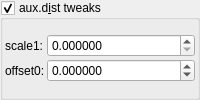
    <widget class="MyGroupBox" name="groupCheck_analyticDE_enabled_false">
     <property name="title">
      <string>aux.d&amp;ist tweaks</string>
     </property>
     <property name="checkable">
      <bool>true</bool>
     </property>
     <layout class="QVBoxLayout" name="verticalLayout_12" stretch="0">
      <property name="spacing">
       <number>2</number>
      </property>
      <property name="leftMargin">
       <number>2</number>
      </property>
      <property name="topMargin">
       <number>2</number>
      </property>
      <property name="rightMargin">
       <number>2</number>
      </property>
      <property name="bottomMargin">
       <number>2</number>
      </property>
      <item>
       <layout class="QGridLayout" name="gridLayout_28" columnstretch="0,0,1">
        <property name="spacing">
         <number>2</number>
        </property>
        <item row="1" column="1">
         <widget class="QLabel" name="label_181">
          <property name="text">
           <string>offset0:</string>
          </property>
         </widget>
        </item>
        <item row="0" column="1">
         <widget class="QLabel" name="label_179">
          <property name="text">
           <string>scale1:</string>
          </property>
         </widget>
        </item>
        <item row="0" column="2">
         <widget class="MyDoubleSpinBox" name="spinbox_analyticDE_scale_1">
          <property name="sizePolicy">
           <sizepolicy hsizetype="Minimum" vsizetype="Maximum">
            <horstretch>0</horstretch>
            <verstretch>0</verstretch>
           </sizepolicy>
          </property>
          <property name="prefix">
           <string/>
          </property>
          <property name="suffix">
           <string/>
          </property>
          <property name="decimals">
           <number>6</number>
          </property>
          <property name="minimum">
           <double>0.000000000000000</double>
          </property>
          <property name="maximum">
           <double>99.989999999999995</double>
          </property>
          <property name="singleStep">
           <double>0.100000000000000</double>
          </property>
         </widget>
        </item>
        <item row="1" column="2">
         <widget class="MyDoubleSpinBox" name="spinbox_analyticDE_offset_0">
          <property name="sizePolicy">
           <sizepolicy hsizetype="Minimum" vsizetype="Maximum">
            <horstretch>0</horstretch>
            <verstretch>0</verstretch>
           </sizepolicy>
          </property>
          <property name="prefix">
           <string/>
          </property>
          <property name="suffix">
           <string/>
          </property>
          <property name="decimals">
           <number>6</number>
          </property>
          <property name="minimum">
           <double>-99.989999999999995</double>
          </property>
          <property name="maximum">
           <double>99.989999999999995</double>
          </property>
          <property name="singleStep">
           <double>0.100000000000000</double>
          </property>
         </widget>
        </item>
       </layout>
      </item>
     </layout>
    </widget>
